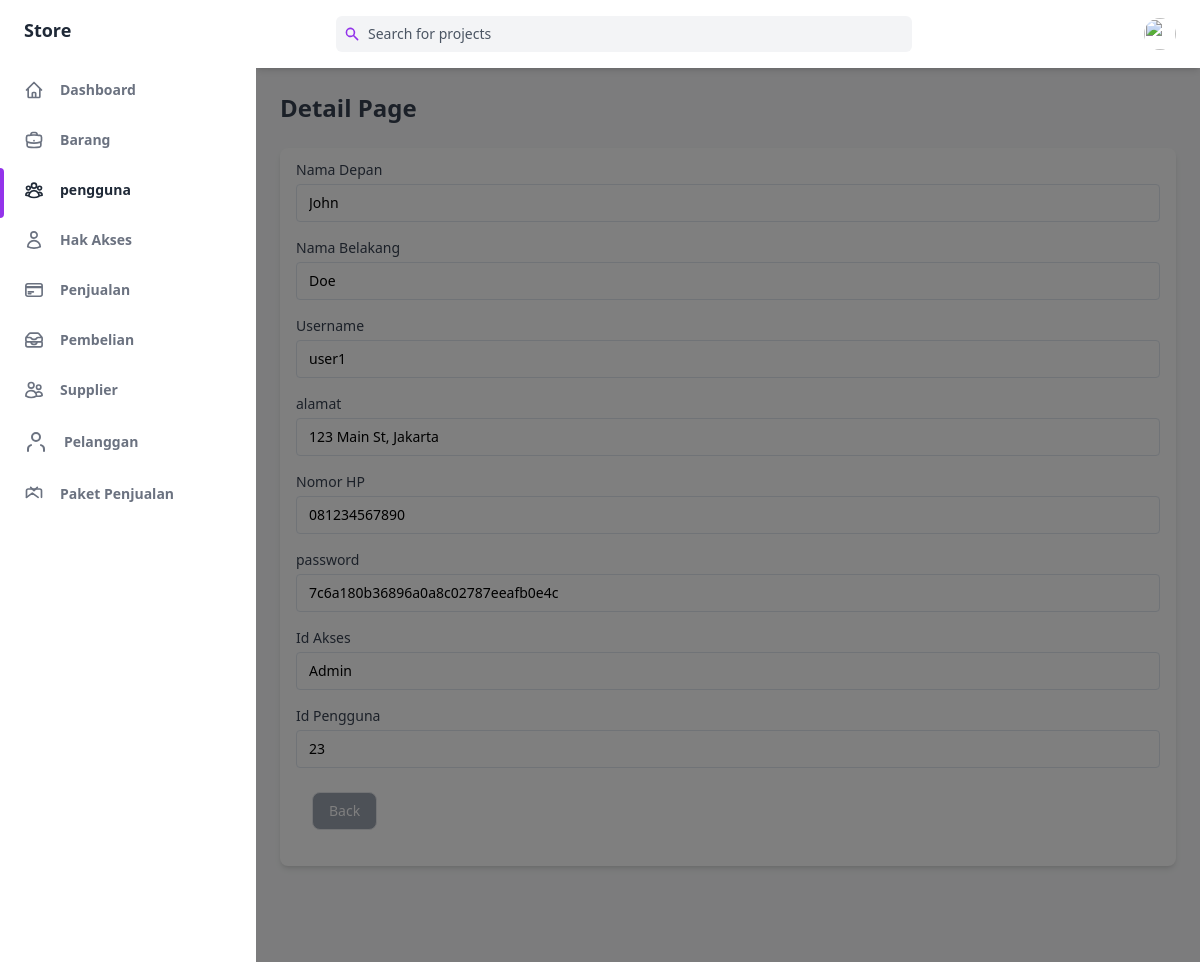
Page /public/pengguna/detail/23 on the committed database.
### tables this page shows
CREATE TABLE `pengguna` (
  `idPengguna` int(255) NOT NULL,
  `namaPengguna` varchar(255) NOT NULL,
  `password` varchar(255) NOT NULL,
  `namaDepan` varchar(255) NOT NULL,
  `namaBelakang` varchar(255) NOT NULL,
  `noHP` varchar(255) NOT NULL,
  `alamat` varchar(255) NOT NULL,
  `idAkses` int(255) NOT NULL
);

CREATE TABLE `hak_akses` (
  `idAkses` int(255) NOT NULL,
  `namaAkses` varchar(255) NOT NULL,
  `keterangan` varchar(255) NOT NULL
);

### app/core/Controller.php (called while the page is built, shortened)
<?php
class Controller
{
    public function view($view, $data = [])
    {
        require_once '../app/views/' . $view . '.php';
    }
    public function model($model)
    {
        return new $model;
    }
}

### app/controllers/Pengguna.php (called while the page is built, shortened)
<?php
class Pengguna extends Controller
{
    public function detail($id)
    {
        $data['judul'] = 'Detail Pengguna';
        $data['pengguna'] = $this->model('pengguna_model')->getPenggunaById($id);
        $this->view('pengguna/detail', $data);
    }
}

### app/core/App.php (called while the page is built, shortened)
<?php
class App
{
   protected $method = 'index';
   protected $params = [];
   public function __construct()
   {
      $url = $this->parseURL();
      if (file_exists('../app/controllers/' . $url[0] . '.php')) {
         unset($url[0]);
      }
      $this->controller = new $this->controller;
      if (isset($url[1])) {
         if (method_exists($this->controller, $url[1])) {
            $this->method = $url[1];
            unset($url[1]);
         }
      }
      if (!empty($url)) {
         $this->params = array_values($url);
      }
      call_user_func_array([$this->controller, $this->method], $this->params);
   }
   public function parseURL()
   {
      if (isset($_GET['url'])) {
         $url = rtrim($_GET['url'], '/');
         $url = filter_var($url, FILTER_SANITIZE_URL);
         $url = explode('/', $url);
         return $url;
      } else {
         return ["home"];
      }
   }
}

### public/index.php (called while the page is built, shortened)
<?php
$app = new App;

### app/core/Database.php (called while the page is built, shortened)
<?php
class Database
{
    private $host = DB_HOST;
    private $user = DB_USER;
    private $pass = DB_PASS;
    private $db_name = DB_NAME;
    private $dbh;
    private $stmt;
    public function __construct()
    {
        $dsn = 'mysql:host=' . $this->host . ';dbname=' . $this->db_name;
        $option = [
            PDO::ATTR_PERSISTENT => true,
            PDO::ATTR_ERRMODE => PDO::ERRMODE_EXCEPTION
        ];
        try {
            $this->dbh = new PDO($dsn, $this->user, $this->pass, $option);
        } catch (PDOException $error) {
            die($error->getMessage());
        }
    }
    public function query($query)
    {
        $this->stmt = $this->dbh->prepare($query);
    }
    public function bind($param, $value, $type = null)
    {
        if (is_null($type)) {
            switch (true) {
                default:
                    $type = PDO::PARAM_STR;
            }
        }
        $this->stmt->bindValue($param, $value, $type);
    }
    public function execute()
    {
        $this->stmt->execute();
    }
    public function single()
    {
        $this->execute();
        return $this->stmt->fetch(PDO::FETCH_ASSOC);
    }
}

### app/models/pengguna_model.php (called while the page is built, shortened)
<?php
class pengguna_model
{
    private $table = 'pengguna';
    private $db;
    public function __construct()
    {
        $this->db = new Database;
    }
    public function getPenggunaById($idPengguna)
    {
        $this->db->query('SELECT * FROM ' . $this->table . ' JOIN hak_akses ON hak_akses.idAkses = pengguna.idAkses WHERE idPengguna =:idPengguna');
        $this->db->bind('idPengguna', $idPengguna);
        return $this->db->single();
    }
}

### app/views/pengguna/detail.php (the view, shortened to what this page needs)
<div class="flex h-screen bg-gray-50 dark:bg-gray-900" :class="{ 'overflow-hidden': isSideMenuOpen }">
    <aside class="z-20 hidden w-64 overflow-y-auto bg-white dark:bg-gray-800 md:block flex-shrink-0">
        <div class="py-4 text-gray-500 dark:text-gray-400">
            <a class="ml-6 text-lg font-bold text-gray-800 dark:text-gray-200" href="#">
                Store
            </a>
            <ul class="mt-6">
                <li class="relative px-6 py-3">
                    <a class="inline-flex items-center w-full text-sm font-semibold transition-colors duration-150 hover:text-gray-800 dark:hover:text-gray-200" href="<?= ROUTE_URL ?>/home">
                        <span class="ml-4">Dashboard</span>
                    </a>
                </li>
            </ul>
            <ul>
                <li class="relative px-6 py-3">
                    <a class="inline-flex items-center w-full text-sm font-semibold transition-colors duration-150 hover:text-gray-800 dark:hover:text-gray-200" href="<?= ROUTE_URL ?>/barang">
                        <span class="ml-4">Barang</span>
                    </a>
                </li>
                <li class="relative px-6 py-3">
                    <span class="absolute inset-y-0 left-0 w-1 bg-purple-600 rounded-tr-lg rounded-br-lg"></span>
                    <a class="inline-flex items-center w-full text-sm font-semibold transition-colors duration-150 text-gray-800 dark:text-gray-100 hover:text-gray-800 dark:hover:text-gray-200" href="<?= ROUTE_URL ?>/pengguna">
                        <span class="ml-4">pengguna</span>
                    </a>
                </li>
                <li class="relative px-6 py-3">
                    <a class="inline-flex items-center w-full text-sm font-semibold transition-colors duration-150 hover:text-gray-800 dark:hover:text-gray-200" href="<?= ROUTE_URL ?>/role">
                        <span class="ml-4">Hak Akses</span>
                    </a>
                </li>
                <li class="relative px-6 py-3">
                    <a class="inline-flex items-center w-full text-sm font-semibold transition-colors duration-150 hover:text-gray-800 dark:hover:text-gray-200" href="<?= ROUTE_URL ?>/penjualan">
                        <span class="ml-4">Penjualan</span>
                    </a>
                </li>
                <li class="relative px-6 py-3">
                    <a class="inline-flex items-center w-full text-sm font-semibold transition-colors duration-150 hover:text-gray-800 dark:hover:text-gray-200" href="<?= ROUTE_URL ?>/pembelian">
                        <span class="ml-4">Pembelian</span>
                    </a>
                </li>
                <li class="relative px-6 py-3">
                    <a class="inline-flex items-center w-full text-sm font-semibold transition-colors duration-150 hover:text-gray-800 dark:hover:text-gray-200" href="<?= ROUTE_URL ?>/supplier">
                        <span class="ml-4">Supplier</span>
                    </a>
                </li>
                <li class="relative px-6 py-3">
                    <a class="inline-flex items-center w-full text-sm font-semibold transition-colors duration-150 hover:text-gray-800 dark:hover:text-gray-200" href="<?= ROUTE_URL ?>/pelanggan">
                        <svg xmlns="http://www.w3.org/2000/svg" width="24" height="24" viewBox="0 0 24 24" fill="none" stroke="currentColor" stroke-width="2" stroke-linecap="round" stroke-linejoin="round">
                            <path d="M20 21v-2a4 4 0 0 0-3-3.87"></path>
                            <path d="M4 21v-2a4 4 0 0 1 3-3.87"></path>
                            <circle cx="12" cy="7" r="4"></circle>
                        </svg>
                        <span class="ml-4">Pelanggan</span>
                    </a>
                </li>
                <li class="relative px-6 py-3">
                    <a class="inline-flex items-center w-full text-sm font-semibold transition-colors duration-150 hover:text-gray-800 dark:hover:text-gray-200" href="<?= ROUTE_URL ?>/paketPenjualan">
                        <svg class="w-5 h-5" aria-hidden="true" fill="none" stroke-linecap="round" stroke-linejoin="round" stroke-width="2" viewBox="0 0 24 24" stroke="currentColor">
                            <path d="M21 16V8a2 2 0 0 0-2-2H5a2 2 0 0 0-2 2v8" />
                            <path d="M3 16l7-5 7 5"></path>
                            <path d="M8 4l4 4 4-4"></path>
                        </svg>
                        <span class="ml-4">Paket Penjualan</span>
                    </a>
                </li>
            </ul>
        </div>
    </aside>
    <div x-show="isSideMenuOpen" x-transition:enter="transition ease-in-out duration-150" x-transition:enter-start="opacity-0" x-transition:enter-end="opacity-100" x-transition:leave="transition ease-in-out duration-150" x-transition:leave-start="opacity-100" x-transition:leave-end="opacity-0" class="fixed inset-0 z-10 flex items-end bg-black bg-opacity-50 sm:items-center sm:justify-center"></div>
    <div class="flex flex-col flex-1 w-full">
        <header class="z-10 py-4 bg-white shadow-md dark:bg-gray-800">
            <div class="container flex items-center justify-between h-full px-6 mx-auto text-purple-600 dark:text-purple-300">
                <div class="flex justify-center flex-1 lg:mr-32">
                    <div class="relative w-full max-w-xl mr-6 focus-within:text-purple-500">
                        <div class="absolute inset-y-0 flex items-center pl-2">
                            <svg class="w-4 h-4" aria-hidden="true" fill="currentColor" viewBox="0 0 20 20">
                                <path fill-rule="evenodd" d="M8 4a4 4 0 100 8 4 4 0 000-8zM2 8a6 6 0 1110.89 3.476l4.817 4.817a1 1 0 01-1.414 1.414l-4.816-4.816A6 6 0 012 8z" clip-rule="evenodd"></path>
                            </svg>
                        </div>
                        <input class="w-full pl-8 pr-2 text-sm text-gray-700 placeholder-gray-600 bg-gray-100 border-0 rounded-md dark:placeholder-gray-500 dark:focus:shadow-outline-gray dark:focus:placeholder-gray-600 dark:bg-gray-700 dark:text-gray-200 focus:placeholder-gray-500 focus:bg-white focus:border-purple-300 focus:outline-none focus:shadow-outline-purple form-input" type="text" placeholder="Search for projects" aria-label="Search" />
                    </div>
                </div>
                <ul class="flex items-center flex-shrink-0 space-x-6">
                    <li class="relative">
                        <button class="align-middle rounded-full focus:shadow-outline-purple focus:outline-none" @click="toggleProfileMenu" @keydown.escape="closeProfileMenu" aria-label="Account" aria-haspopup="true">
                            <img class="object-cover w-8 h-8 rounded-full" src="https://images.unsplash.com/photo-1502378735452-bc7d86632805?ixlib=rb-0.3.5&q=80&fm=jpg&crop=entropy&cs=tinysrgb&w=200&fit=max&s=aa3a807e1bbdfd4364d1f449eaa96d82" alt="" aria-hidden="true" />
                        </button>
                    </li>
                </ul>
            </div>
        </header>
        <main class="h-full pb-16 overflow-y-auto">
            <div class="container px-6 mx-auto grid">
                <h2 class="my-6 text-2xl font-semibold text-gray-700 dark:text-gray-200">
                    Detail Page
                </h2>
                <div class="px-4 py-3 mb-8 bg-white rounded-lg shadow-md dark:bg-gray-800">
                    <label class="block text-sm">
                        <span class="text-gray-700 dark:text-gray-400">Nama Depan</span>
                        <input class="block w-full mt-1 text-sm dark:border-gray-600 dark:bg-gray-700 focus:border-purple-400 focus:outline-none focus:shadow-outline-purple dark:text-gray-300 dark:focus:shadow-outline-gray form-input" value="<?= $data['pengguna']['namaDepan']; ?>" readonly />
                    </label>
                    <label class="block mt-4 text-sm">
                        <span class="text-gray-700 dark:text-gray-400">Nama Belakang</span>
                        <input class="block w-full mt-1 text-sm dark:border-gray-600 dark:bg-gray-700 focus:border-purple-400 focus:outline-none focus:shadow-outline-purple dark:text-gray-300 dark:focus:shadow-outline-gray form-input" value="<?= $data['pengguna']['namaBelakang']; ?>" readonly />
                    </label>
                    <label class="block mt-4 text-sm">
                        <span class="text-gray-700 dark:text-gray-400">Username</span>
                        <input class="block w-full mt-1 text-sm dark:border-gray-600 dark:bg-gray-700 focus:border-purple-400 focus:outline-none focus:shadow-outline-purple dark:text-gray-300 dark:focus:shadow-outline-gray form-input" value="<?= $data['pengguna']['namaPengguna']; ?>" readonly />
                    </label>
                    <label class=" block mt-4 text-sm">
                        <span class="text-gray-700 dark:text-gray-400"> alamat </span>
                        <input class="block w-full mt-1 text-sm dark:border-gray-600 dark:bg-gray-700 focus:border-purple-400 focus:outline-none focus:shadow-outline-purple dark:text-gray-300 dark:focus:shadow-outline-gray form-input" value="<?= $data['pengguna']['alamat']; ?>" readonly />
                    </label>
                    <label class=" block mt-4 text-sm">
                        <span class="text-gray-700 dark:text-gray-400">Nomor HP</span>
                        <input class="block w-full mt-1 text-sm dark:border-gray-600 dark:bg-gray-700 focus:border-purple-400 focus:outline-none focus:shadow-outline-purple dark:text-gray-300 dark:focus:shadow-outline-gray form-input" value="<?= $data['pengguna']['noHP']; ?>" readonly />
                    </label>
                    <label class=" block mt-4 text-sm">
                        <span class="text-gray-700 dark:text-gray-400"> password </span>
                        <input class="block w-full mt-1 text-sm dark:border-gray-600 dark:bg-gray-700 focus:border-purple-400 focus:outline-none focus:shadow-outline-purple dark:text-gray-300 dark:focus:shadow-outline-gray form-input" value="<?= $data['pengguna']['password']; ?>" readonly />
                    </label>
                    <label class=" block mt-4 text-sm">
                        <span class="text-gray-700 dark:text-gray-400"> Id Akses </span>
                        <input class="block w-full mt-1 text-sm dark:border-gray-600 dark:bg-gray-700 focus:border-purple-400 focus:outline-none focus:shadow-outline-purple dark:text-gray-300 dark:focus:shadow-outline-gray form-input" value="<?= $data['pengguna']['namaAkses']; ?>" readonly />
                    </label>
                    <label class=" block mt-4 text-sm">
                        <span class="text-gray-700 dark:text-gray-400"> Id Pengguna </span>
                        <input class="block w-full mt-1 text-sm dark:border-gray-600 dark:bg-gray-700 focus:border-purple-400 focus:outline-none focus:shadow-outline-purple dark:text-gray-300 dark:focus:shadow-outline-gray form-input" value="<?= $data['pengguna']['idPengguna']; ?>" readonly />
                    </label>
                    <div class="flex">
                        <div class=" pl-4 my-6">
                            <a href="<?= ROUTE_URL ?>/pengguna" class="flex items-center justify-between px-4 py-2 text-sm font-medium leading-5 text-white transition-colors duration-150 border rounded-lg dark:border-gray-600 dark:bg-gray-400 bg-gray-400 active:bg-gray-600 hover:bg-gray-700 focus:outline-none focus:shadow-outline-gray">
                                Back
                            </a>
                        </div>
                    </div>
                </div>
            </div>
        </main>
    </div>
</div>

### rows in the picture
pengguna: namaDepan "John", namaBelakang "Doe", namaPengguna "user1", alamat "123 Main St, Jakarta", noHP "081234567890", password "7c6a180b36896a0a8c02787eeafb0e4c", idAkses.namaAkses "Admin", idPengguna "23"
